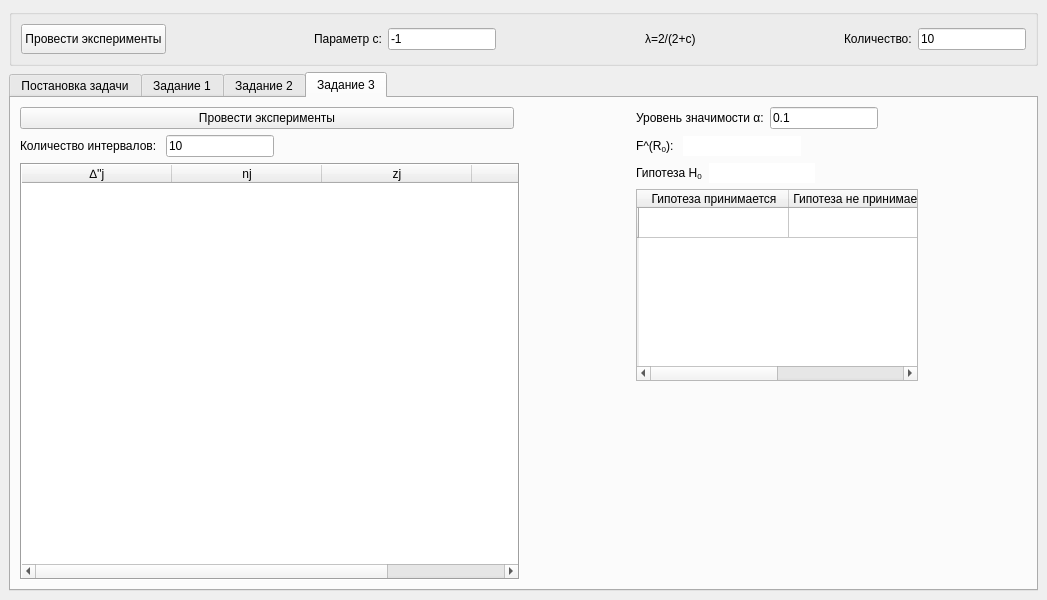
<?xml version="1.0" encoding="UTF-8"?>
<ui version="4.0">
 <class>MainWindow</class>
 <widget class="QMainWindow" name="MainWindow">
  <property name="geometry">
   <rect>
    <x>0</x>
    <y>0</y>
    <width>1047</width>
    <height>600</height>
   </rect>
  </property>
  <property name="windowTitle">
   <string>MainWindow</string>
  </property>
  <widget class="QWidget" name="centralwidget">
   <layout class="QVBoxLayout" name="verticalLayout">
    <item>
     <widget class="QGroupBox" name="groupBox">
      <property name="sizePolicy">
       <sizepolicy hsizetype="Preferred" vsizetype="Fixed">
        <horstretch>0</horstretch>
        <verstretch>0</verstretch>
       </sizepolicy>
      </property>
      <property name="title">
       <string/>
      </property>
      <layout class="QHBoxLayout" name="horizontalLayout">
       <item>
        <widget class="QPushButton" name="start">
         <property name="sizePolicy">
          <sizepolicy hsizetype="Expanding" vsizetype="Fixed">
           <horstretch>0</horstretch>
           <verstretch>30</verstretch>
          </sizepolicy>
         </property>
         <property name="minimumSize">
          <size>
           <width>0</width>
           <height>30</height>
          </size>
         </property>
         <property name="text">
          <string>Провести эксперименты</string>
         </property>
        </widget>
       </item>
       <item>
        <spacer name="horizontalSpacer">
         <property name="orientation">
          <enum>Qt::Horizontal</enum>
         </property>
         <property name="sizeHint" stdset="0">
          <size>
           <width>40</width>
           <height>20</height>
          </size>
         </property>
        </spacer>
       </item>
       <item>
        <widget class="QLabel" name="label">
         <property name="text">
          <string>Параметр c:</string>
         </property>
        </widget>
       </item>
       <item>
        <widget class="QLineEdit" name="changeC">
         <property name="sizePolicy">
          <sizepolicy hsizetype="Minimum" vsizetype="Fixed">
           <horstretch>0</horstretch>
           <verstretch>0</verstretch>
          </sizepolicy>
         </property>
         <property name="text">
          <string>-1</string>
         </property>
        </widget>
       </item>
       <item>
        <spacer name="horizontalSpacer_7">
         <property name="orientation">
          <enum>Qt::Horizontal</enum>
         </property>
         <property name="sizeHint" stdset="0">
          <size>
           <width>40</width>
           <height>20</height>
          </size>
         </property>
        </spacer>
       </item>
       <item>
        <widget class="QLabel" name="label_4">
         <property name="text">
          <string>λ=2/(2+c)</string>
         </property>
        </widget>
       </item>
       <item>
        <spacer name="horizontalSpacer_2">
         <property name="orientation">
          <enum>Qt::Horizontal</enum>
         </property>
         <property name="sizeHint" stdset="0">
          <size>
           <width>40</width>
           <height>20</height>
          </size>
         </property>
        </spacer>
       </item>
       <item>
        <widget class="QLabel" name="label_2">
         <property name="text">
          <string>Количество:</string>
         </property>
        </widget>
       </item>
       <item>
        <widget class="QLineEdit" name="changeN">
         <property name="sizePolicy">
          <sizepolicy hsizetype="Minimum" vsizetype="Fixed">
           <horstretch>0</horstretch>
           <verstretch>0</verstretch>
          </sizepolicy>
         </property>
         <property name="text">
          <string>10</string>
         </property>
        </widget>
       </item>
      </layout>
     </widget>
    </item>
    <item>
     <widget class="QTabWidget" name="tabWidget">
      <property name="currentIndex">
       <number>3</number>
      </property>
      <widget class="QWidget" name="tab">
       <attribute name="title">
        <string>Постановка задачи</string>
       </attribute>
       <layout class="QGridLayout" name="gridLayout_2">
        <item row="0" column="0">
         <widget class="QTextBrowser" name="textBrowser">
          <property name="frameShape">
           <enum>QFrame::NoFrame</enum>
          </property>
         </widget>
        </item>
       </layout>
      </widget>
      <widget class="QWidget" name="tab_2">
       <attribute name="title">
        <string>Задание 1</string>
       </attribute>
       <layout class="QGridLayout" name="gridLayout_3">
        <item row="1" column="1">
         <widget class="QTableWidget" name="tablewidget">
          <property name="frameShape">
           <enum>QFrame::NoFrame</enum>
          </property>
          <property name="editTriggers">
           <set>QAbstractItemView::NoEditTriggers</set>
          </property>
          <attribute name="horizontalHeaderVisible">
           <bool>true</bool>
          </attribute>
          <attribute name="horizontalHeaderStretchLastSection">
           <bool>true</bool>
          </attribute>
          <attribute name="verticalHeaderVisible">
           <bool>false</bool>
          </attribute>
          <column>
           <property name="text">
            <string>y</string>
           </property>
          </column>
         </widget>
        </item>
        <item row="1" column="0">
         <spacer name="horizontalSpacer_3">
          <property name="orientation">
           <enum>Qt::Horizontal</enum>
          </property>
          <property name="sizeHint" stdset="0">
           <size>
            <width>40</width>
            <height>20</height>
           </size>
          </property>
         </spacer>
        </item>
        <item row="1" column="2">
         <spacer name="horizontalSpacer_4">
          <property name="orientation">
           <enum>Qt::Horizontal</enum>
          </property>
          <property name="sizeHint" stdset="0">
           <size>
            <width>40</width>
            <height>20</height>
           </size>
          </property>
         </spacer>
        </item>
       </layout>
      </widget>
      <widget class="QWidget" name="tab_3">
       <attribute name="title">
        <string>Задание 2</string>
       </attribute>
       <layout class="QGridLayout" name="gridLayout">
        <property name="verticalSpacing">
         <number>9</number>
        </property>
        <item row="2" column="0">
         <widget class="QGroupBox" name="groupBox_2">
          <property name="sizePolicy">
           <sizepolicy hsizetype="Preferred" vsizetype="Expanding">
            <horstretch>0</horstretch>
            <verstretch>0</verstretch>
           </sizepolicy>
          </property>
          <property name="title">
           <string/>
          </property>
          <property name="flat">
           <bool>true</bool>
          </property>
          <layout class="QGridLayout" name="gridLayout_4">
           <item row="1" column="2">
            <widget class="QLabel" name="label_6">
             <property name="sizePolicy">
              <sizepolicy hsizetype="Minimum" vsizetype="Preferred">
               <horstretch>0</horstretch>
               <verstretch>0</verstretch>
              </sizepolicy>
             </property>
             <property name="text">
              <string>max|nj / (n|Δ'j|)− fη(zj)|:</string>
             </property>
            </widget>
           </item>
           <item row="1" column="5" rowspan="2">
            <widget class="QChartView" name="graphicsView_2">
             <property name="frameShape">
              <enum>QFrame::NoFrame</enum>
             </property>
            </widget>
           </item>
           <item row="1" column="3">
            <widget class="QLineEdit" name="maxProm">
             <property name="sizePolicy">
              <sizepolicy hsizetype="Minimum" vsizetype="Fixed">
               <horstretch>0</horstretch>
               <verstretch>0</verstretch>
              </sizepolicy>
             </property>
             <property name="frame">
              <bool>false</bool>
             </property>
             <property name="dragEnabled">
              <bool>false</bool>
             </property>
             <property name="readOnly">
              <bool>true</bool>
             </property>
            </widget>
           </item>
           <item row="0" column="0" colspan="6">
            <widget class="QGroupBox" name="groupBox_3">
             <property name="title">
              <string/>
             </property>
             <property name="flat">
              <bool>true</bool>
             </property>
             <layout class="QHBoxLayout" name="horizontalLayout_2">
              <item>
               <widget class="QPushButton" name="start2">
                <property name="sizePolicy">
                 <sizepolicy hsizetype="Expanding" vsizetype="Fixed">
                  <horstretch>0</horstretch>
                  <verstretch>0</verstretch>
                 </sizepolicy>
                </property>
                <property name="text">
                 <string>Построить</string>
                </property>
               </widget>
              </item>
              <item>
               <spacer name="horizontalSpacer_6">
                <property name="orientation">
                 <enum>Qt::Horizontal</enum>
                </property>
                <property name="sizeHint" stdset="0">
                 <size>
                  <width>40</width>
                  <height>20</height>
                 </size>
                </property>
               </spacer>
              </item>
              <item>
               <widget class="QLabel" name="label_3">
                <property name="text">
                 <string>Количество промежутков</string>
                </property>
               </widget>
              </item>
              <item>
               <widget class="QLineEdit" name="changeN2">
                <property name="sizePolicy">
                 <sizepolicy hsizetype="Minimum" vsizetype="Fixed">
                  <horstretch>0</horstretch>
                  <verstretch>0</verstretch>
                 </sizepolicy>
                </property>
                <property name="text">
                 <string>10</string>
                </property>
               </widget>
              </item>
              <item>
               <spacer name="horizontalSpacer_5">
                <property name="orientation">
                 <enum>Qt::Horizontal</enum>
                </property>
                <property name="sizeHint" stdset="0">
                 <size>
                  <width>100</width>
                  <height>20</height>
                 </size>
                </property>
               </spacer>
              </item>
              <item>
               <widget class="QLabel" name="label_5">
                <property name="text">
                 <string>Мера расхождения:</string>
                </property>
               </widget>
              </item>
              <item>
               <widget class="QLineEdit" name="calculateD">
                <property name="sizePolicy">
                 <sizepolicy hsizetype="Minimum" vsizetype="Fixed">
                  <horstretch>0</horstretch>
                  <verstretch>0</verstretch>
                 </sizepolicy>
                </property>
                <property name="text">
                 <string>0</string>
                </property>
                <property name="frame">
                 <bool>false</bool>
                </property>
                <property name="readOnly">
                 <bool>true</bool>
                </property>
               </widget>
              </item>
             </layout>
            </widget>
           </item>
           <item row="1" column="0" rowspan="2">
            <widget class="QChartView" name="gistogramm">
             <property name="frameShape">
              <enum>QFrame::NoFrame</enum>
             </property>
            </widget>
           </item>
           <item row="1" column="4">
            <spacer name="horizontalSpacer_8">
             <property name="orientation">
              <enum>Qt::Horizontal</enum>
             </property>
             <property name="sizeType">
              <enum>QSizePolicy::Minimum</enum>
             </property>
             <property name="sizeHint" stdset="0">
              <size>
               <width>40</width>
               <height>20</height>
              </size>
             </property>
            </spacer>
           </item>
           <item row="1" column="1">
            <spacer name="horizontalSpacer_9">
             <property name="orientation">
              <enum>Qt::Horizontal</enum>
             </property>
             <property name="sizeType">
              <enum>QSizePolicy::Minimum</enum>
             </property>
             <property name="sizeHint" stdset="0">
              <size>
               <width>40</width>
               <height>20</height>
              </size>
             </property>
            </spacer>
           </item>
           <item row="2" column="1" colspan="4">
            <widget class="QTableWidget" name="tableWidget_3">
             <property name="sizePolicy">
              <sizepolicy hsizetype="Fixed" vsizetype="Expanding">
               <horstretch>0</horstretch>
               <verstretch>0</verstretch>
              </sizepolicy>
             </property>
             <property name="minimumSize">
              <size>
               <width>600</width>
               <height>0</height>
              </size>
             </property>
             <property name="frameShape">
              <enum>QFrame::NoFrame</enum>
             </property>
             <property name="verticalScrollBarPolicy">
              <enum>Qt::ScrollBarAlwaysOn</enum>
             </property>
             <property name="horizontalScrollBarPolicy">
              <enum>Qt::ScrollBarAlwaysOff</enum>
             </property>
             <property name="editTriggers">
              <set>QAbstractItemView::NoEditTriggers</set>
             </property>
             <attribute name="horizontalHeaderMinimumSectionSize">
              <number>50</number>
             </attribute>
             <attribute name="horizontalHeaderDefaultSectionSize">
              <number>120</number>
             </attribute>
             <attribute name="verticalHeaderMinimumSectionSize">
              <number>50</number>
             </attribute>
             <attribute name="verticalHeaderDefaultSectionSize">
              <number>50</number>
             </attribute>
             <column>
              <property name="text">
               <string>∆j</string>
              </property>
             </column>
             <column>
              <property name="text">
               <string>nj</string>
              </property>
             </column>
             <column>
              <property name="text">
               <string>zj</string>
              </property>
             </column>
             <column>
              <property name="text">
               <string>fη(zj)</string>
              </property>
             </column>
             <column>
              <property name="text">
               <string>nj / (n|Δ'j|)</string>
              </property>
             </column>
            </widget>
           </item>
          </layout>
         </widget>
        </item>
        <item row="1" column="0">
         <widget class="QTableWidget" name="tableWidget_2">
          <property name="sizePolicy">
           <sizepolicy hsizetype="Expanding" vsizetype="Fixed">
            <horstretch>0</horstretch>
            <verstretch>50</verstretch>
           </sizepolicy>
          </property>
          <property name="minimumSize">
           <size>
            <width>0</width>
            <height>50</height>
           </size>
          </property>
          <property name="maximumSize">
           <size>
            <width>16777215</width>
            <height>30</height>
           </size>
          </property>
          <property name="frameShape">
           <enum>QFrame::NoFrame</enum>
          </property>
          <attribute name="horizontalHeaderVisible">
           <bool>true</bool>
          </attribute>
          <attribute name="horizontalHeaderShowSortIndicator" stdset="0">
           <bool>false</bool>
          </attribute>
          <attribute name="verticalHeaderVisible">
           <bool>false</bool>
          </attribute>
          <row>
           <property name="text">
            <string>Новая строка</string>
           </property>
          </row>
          <column>
           <property name="text">
            <string>Eη</string>
           </property>
          </column>
          <column>
           <property name="text">
            <string>x^</string>
           </property>
          </column>
          <column>
           <property name="text">
            <string>|Eη − x^|</string>
           </property>
          </column>
          <column>
           <property name="text">
            <string>Dη</string>
           </property>
          </column>
          <column>
           <property name="text">
            <string>S2</string>
           </property>
          </column>
          <column>
           <property name="text">
            <string>|Dη − S2|</string>
           </property>
          </column>
          <column>
           <property name="text">
            <string>Me^</string>
           </property>
          </column>
          <column>
           <property name="text">
            <string>R^</string>
           </property>
          </column>
         </widget>
        </item>
       </layout>
      </widget>
      <widget class="QWidget" name="tab_4">
       <attribute name="title">
        <string>Задание 3</string>
       </attribute>
       <layout class="QGridLayout" name="gridLayout_5">
        <item row="2" column="0">
         <layout class="QHBoxLayout" name="horizontalLayout_3">
          <item>
           <widget class="QLabel" name="label_7">
            <property name="sizePolicy">
             <sizepolicy hsizetype="Minimum" vsizetype="Preferred">
              <horstretch>0</horstretch>
              <verstretch>0</verstretch>
             </sizepolicy>
            </property>
            <property name="text">
             <string>Количество интервалов: </string>
            </property>
           </widget>
          </item>
          <item>
           <widget class="QLineEdit" name="numberIntervalsEdit">
            <property name="sizePolicy">
             <sizepolicy hsizetype="Minimum" vsizetype="Fixed">
              <horstretch>0</horstretch>
              <verstretch>0</verstretch>
             </sizepolicy>
            </property>
            <property name="text">
             <string>10</string>
            </property>
           </widget>
          </item>
          <item>
           <spacer name="horizontalSpacer_10">
            <property name="orientation">
             <enum>Qt::Horizontal</enum>
            </property>
            <property name="sizeHint" stdset="0">
             <size>
              <width>40</width>
              <height>20</height>
             </size>
            </property>
           </spacer>
          </item>
         </layout>
        </item>
        <item row="0" column="0">
         <widget class="QPushButton" name="pushButton">
          <property name="text">
           <string>Провести эксперименты</string>
          </property>
         </widget>
        </item>
        <item row="3" column="0" rowspan="4" colspan="2">
         <widget class="QTableWidget" name="tableWidget">
          <property name="sizePolicy">
           <sizepolicy hsizetype="Expanding" vsizetype="Expanding">
            <horstretch>0</horstretch>
            <verstretch>0</verstretch>
           </sizepolicy>
          </property>
          <property name="minimumSize">
           <size>
            <width>500</width>
            <height>0</height>
           </size>
          </property>
          <property name="frameShape">
           <enum>QFrame::Box</enum>
          </property>
          <property name="editTriggers">
           <set>QAbstractItemView::NoEditTriggers</set>
          </property>
          <attribute name="horizontalHeaderDefaultSectionSize">
           <number>150</number>
          </attribute>
          <column>
           <property name="text">
            <string>∆''j</string>
           </property>
          </column>
          <column>
           <property name="text">
            <string>nj</string>
           </property>
          </column>
          <column>
           <property name="text">
            <string>zj</string>
           </property>
          </column>
          <column>
           <property name="text">
            <string>qj</string>
           </property>
          </column>
         </widget>
        </item>
        <item row="0" column="3">
         <layout class="QHBoxLayout" name="horizontalLayout_4">
          <item>
           <widget class="QLabel" name="label_8">
            <property name="text">
             <string>Уровень значимости α:</string>
            </property>
           </widget>
          </item>
          <item>
           <widget class="QLineEdit" name="lineEdit_2">
            <property name="sizePolicy">
             <sizepolicy hsizetype="Expanding" vsizetype="Fixed">
              <horstretch>0</horstretch>
              <verstretch>0</verstretch>
             </sizepolicy>
            </property>
            <property name="text">
             <string>0.1</string>
            </property>
           </widget>
          </item>
          <item>
           <spacer name="horizontalSpacer_12">
            <property name="orientation">
             <enum>Qt::Horizontal</enum>
            </property>
            <property name="sizeHint" stdset="0">
             <size>
              <width>40</width>
              <height>20</height>
             </size>
            </property>
           </spacer>
          </item>
         </layout>
        </item>
        <item row="5" column="3">
         <spacer name="verticalSpacer">
          <property name="orientation">
           <enum>Qt::Vertical</enum>
          </property>
          <property name="sizeHint" stdset="0">
           <size>
            <width>20</width>
            <height>40</height>
           </size>
          </property>
         </spacer>
        </item>
        <item row="2" column="2">
         <spacer name="horizontalSpacer_15">
          <property name="orientation">
           <enum>Qt::Horizontal</enum>
          </property>
          <property name="sizeHint" stdset="0">
           <size>
            <width>40</width>
            <height>20</height>
           </size>
          </property>
         </spacer>
        </item>
        <item row="2" column="3">
         <layout class="QHBoxLayout" name="horizontalLayout_5">
          <item>
           <widget class="QLabel" name="label_9">
            <property name="text">
             <string>F^(R&lt;sub&gt;0&lt;/sub&gt;): </string>
            </property>
           </widget>
          </item>
          <item>
           <widget class="QLineEdit" name="FR0edit">
            <property name="sizePolicy">
             <sizepolicy hsizetype="Expanding" vsizetype="Fixed">
              <horstretch>0</horstretch>
              <verstretch>0</verstretch>
             </sizepolicy>
            </property>
            <property name="frame">
             <bool>false</bool>
            </property>
            <property name="readOnly">
             <bool>true</bool>
            </property>
           </widget>
          </item>
          <item>
           <spacer name="horizontalSpacer_13">
            <property name="orientation">
             <enum>Qt::Horizontal</enum>
            </property>
            <property name="sizeHint" stdset="0">
             <size>
              <width>40</width>
              <height>20</height>
             </size>
            </property>
           </spacer>
          </item>
         </layout>
        </item>
        <item row="3" column="3">
         <layout class="QHBoxLayout" name="horizontalLayout_6">
          <item>
           <widget class="QLabel" name="label_10">
            <property name="sizePolicy">
             <sizepolicy hsizetype="Minimum" vsizetype="Preferred">
              <horstretch>0</horstretch>
              <verstretch>0</verstretch>
             </sizepolicy>
            </property>
            <property name="text">
             <string>Гипотеза H&lt;sub&gt;0&lt;/sub&gt;</string>
            </property>
           </widget>
          </item>
          <item>
           <widget class="QLineEdit" name="hypStatus">
            <property name="sizePolicy">
             <sizepolicy hsizetype="Minimum" vsizetype="Fixed">
              <horstretch>0</horstretch>
              <verstretch>0</verstretch>
             </sizepolicy>
            </property>
            <property name="frame">
             <bool>false</bool>
            </property>
            <property name="readOnly">
             <bool>true</bool>
            </property>
           </widget>
          </item>
          <item>
           <spacer name="horizontalSpacer_14">
            <property name="orientation">
             <enum>Qt::Horizontal</enum>
            </property>
            <property name="sizeHint" stdset="0">
             <size>
              <width>40</width>
              <height>20</height>
             </size>
            </property>
           </spacer>
          </item>
         </layout>
        </item>
        <item row="0" column="4">
         <spacer name="horizontalSpacer_11">
          <property name="orientation">
           <enum>Qt::Horizontal</enum>
          </property>
          <property name="sizeHint" stdset="0">
           <size>
            <width>40</width>
            <height>20</height>
           </size>
          </property>
         </spacer>
        </item>
        <item row="4" column="3">
         <widget class="QTableWidget" name="tableWidget_4">
          <property name="sizePolicy">
           <sizepolicy hsizetype="Minimum" vsizetype="Minimum">
            <horstretch>0</horstretch>
            <verstretch>0</verstretch>
           </sizepolicy>
          </property>
          <property name="editTriggers">
           <set>QAbstractItemView::NoEditTriggers</set>
          </property>
          <attribute name="horizontalHeaderDefaultSectionSize">
           <number>150</number>
          </attribute>
          <attribute name="horizontalHeaderStretchLastSection">
           <bool>true</bool>
          </attribute>
          <row>
           <property name="text">
            <string/>
           </property>
          </row>
          <column>
           <property name="text">
            <string>Гипотеза принимается</string>
           </property>
          </column>
          <column>
           <property name="text">
            <string>Гипотеза не принимается</string>
           </property>
          </column>
         </widget>
        </item>
       </layout>
      </widget>
     </widget>
    </item>
   </layout>
  </widget>
  <action name="action">
   <property name="text">
    <string>Постановка задачи</string>
   </property>
  </action>
 </widget>
 <customwidgets>
  <customwidget>
   <class>QChartView</class>
   <extends>QGraphicsView</extends>
   <header>qchartview.h</header>
  </customwidget>
 </customwidgets>
 <resources/>
 <connections/>
</ui>
